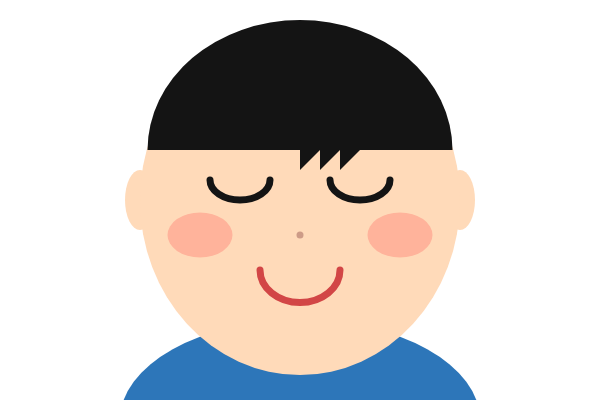
Frame 1 (no input)
Frame 60 (no input): identical to frame 1, image omitted
Frame 120 (the mouse pressed at the canvas centre since frame 60): identical to frame 1, image omitted

The p5.js sketch that drew this single still picture (run headless with seeded random() and noise() and a simulated clock; from frame 60 on, the mouse is pressed at the canvas centre):

// p5.js sketch
// ── sketch.js
function setup() {
      createCanvas(600, 400);
      noStroke();
    }

    function draw() {
      background(255);

      noStroke();
      fill(45, 118, 185);
      arc(300, 420, 360, 200, PI, TWO_PI);

      fill(255, 218, 185);
      ellipse(140, 200, 30, 60);
      ellipse(460, 200, 30, 60);

      ellipse(300, 200, 320, 350);

      fill(20, 20, 20);
      arc(300, 150, 305, 260, PI, TWO_PI, CHORD);

      triangle(320, 150, 300, 150, 300, 170);
      triangle(340, 150, 320, 150, 320, 170);
      triangle(360, 150, 340, 150, 340, 170);

      fill(255, 179, 155);
      ellipse(200, 235, 65, 45);
      ellipse(400, 235, 65, 45);

      noFill();
      stroke(20, 20, 20);
      strokeWeight(7);
      strokeCap(ROUND);
      arc(240, 180, 60, 40, 0, PI);
      arc(360, 180, 60, 40, 0, PI);

      noStroke();
      fill(205, 155, 135);
      ellipse(300, 235, 7, 7);

      noFill();
      stroke(210, 70, 70);
      strokeWeight(7);
      strokeCap(ROUND);
      arc(300, 270, 80, 65, 0, PI);
    }
